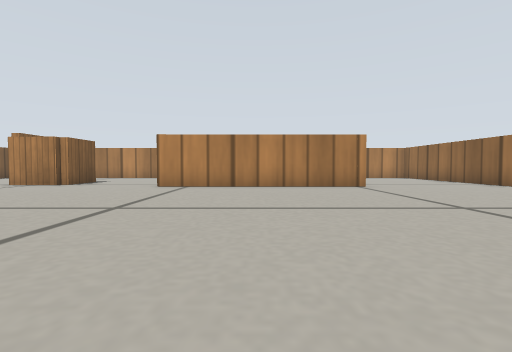
view 1 (above)

19 first-person views from a walk through a Gazebo world. The camera is 0.12 m above the floor, tilts 2° down and sees 85° across. The floor is counted in squares, 0.2 m on a side. Each view is taken from the middle of a square. On the plan, view 1 faces up. The plan holds only what a view shows up to about 9 squares ahead; the rest is blank. Gazebo's built-in surfaces are drawn with simple patterns.

view 2
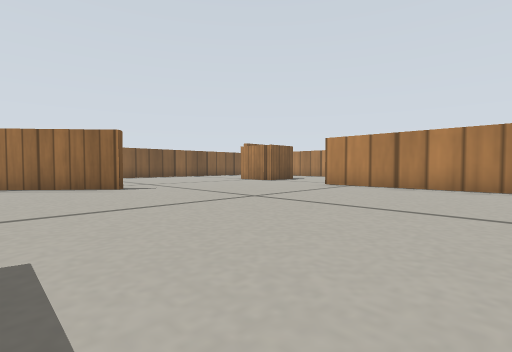

view 3
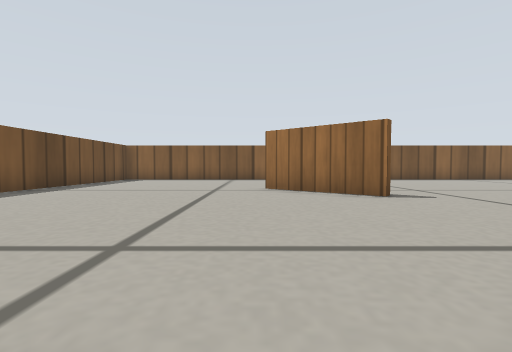

view 4
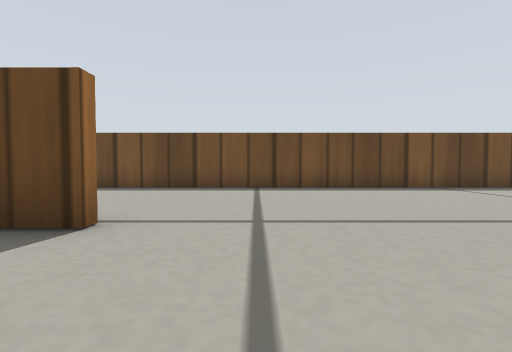

view 5
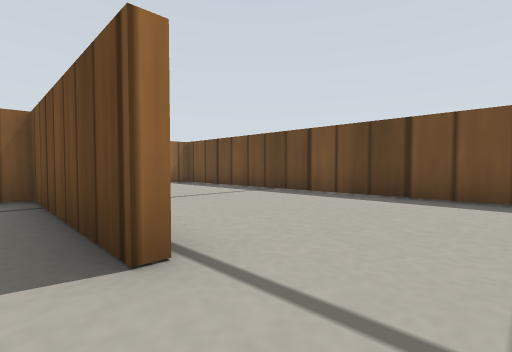

view 6
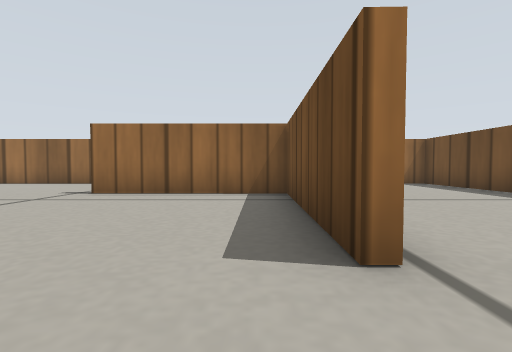

view 7
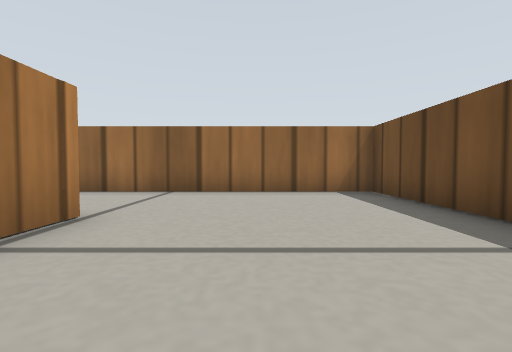

view 8
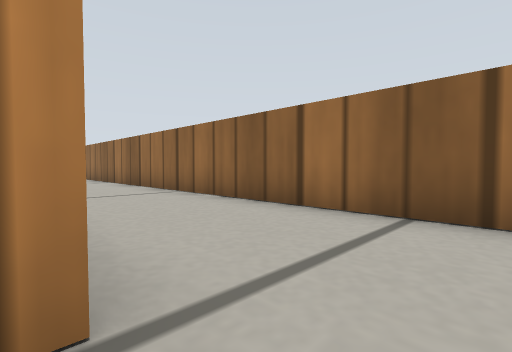

view 9
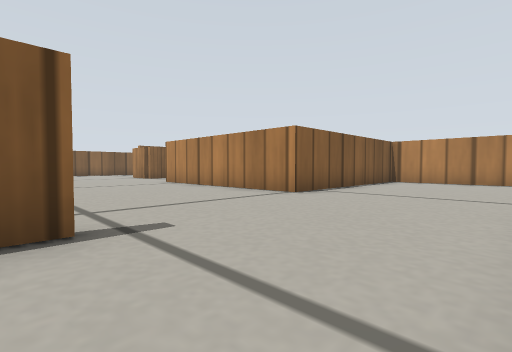

view 10
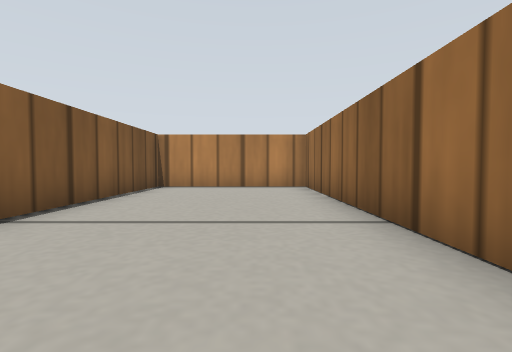

view 11
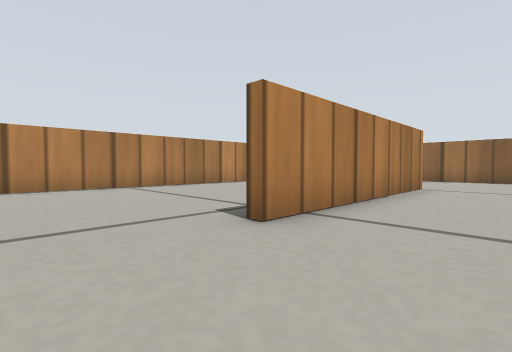

view 12
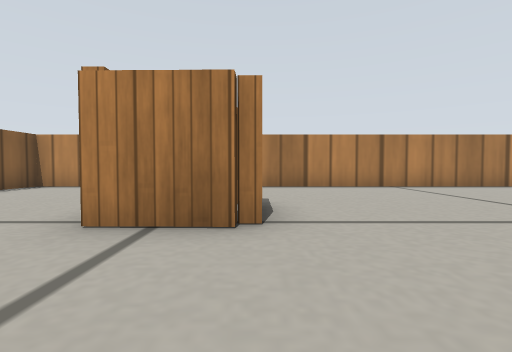

view 13
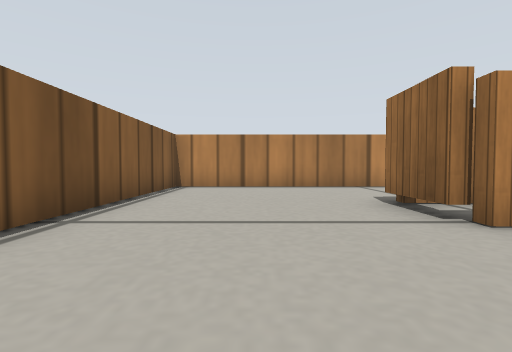

view 14
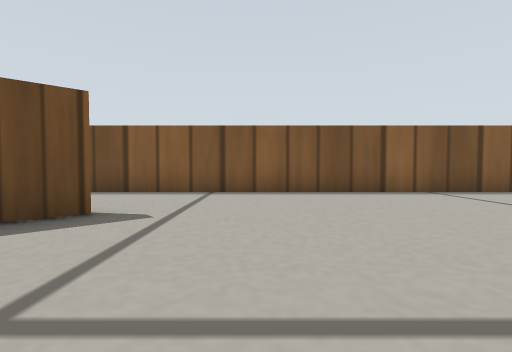

view 15
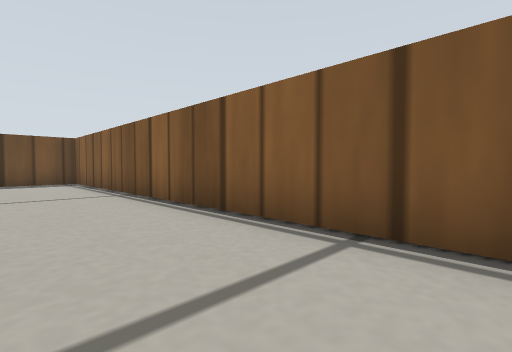

view 16
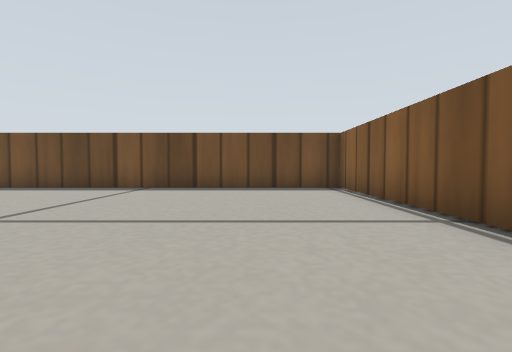

view 17
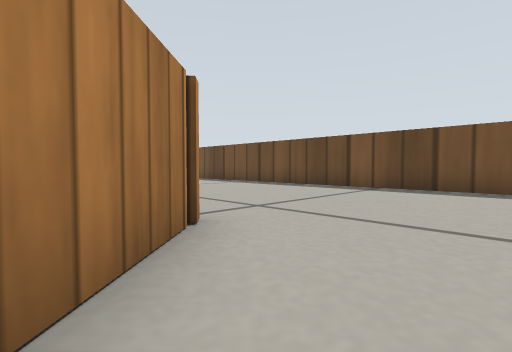

view 18
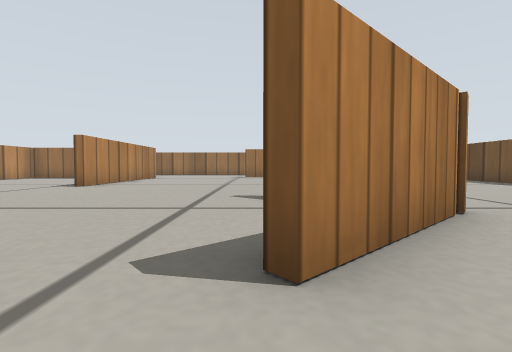

view 19
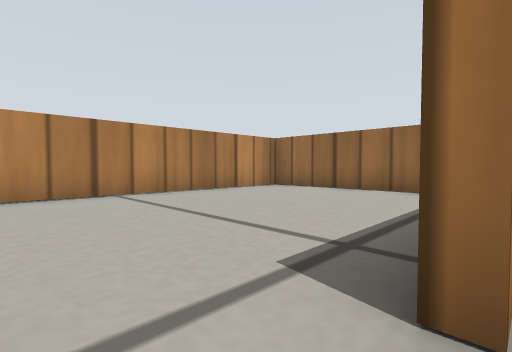

### Floor plan
Points are (right, up) in squares from view 1. A wall is a line through its corners. A room is listed if a view was taken in it or the views show most of it. See-through windows are left out.
Room 1 (views 1, 2, 3, 4, 5, 6, 7, 8, 9, 10, 11, 12, 13, 14, 15, 16, 17, 18, 19)
walls: (-5.3, 2.6) (-7.4, 0.2); (-0.4, -0.6) (4, -0.7) (4, 3.7); (-6.1, 8.7) (-7.7, 8.7); (-7.6, 0.5) (-9.7, 2.8); (-9.5, 3) (-8.8, 2.3); (-7.9, 9) (-7.9, 10.6); (4.3, 3.7) (4.3, 3); (2.9, 9.8) (2.9, 14.1) (-12.3, 14.1) (-12.3, -5.7) (7.4, -5.7) (7.4, 14.1) (3.2, 14.1) (3.2, 8.1) (-3, 8); (4.4, -0.9) (3.2, -0.9)

Where each view was taken, in squares from view 1:
view 1: 0 up, 0 right, facing up
view 2: 0 up, 2 right, facing up-left
view 3: 0 up, 0 right, facing left
view 4: 2 up, 2 left, facing down
view 5: 0 up, 2 left, facing down-right
view 6: 0 up, 2 left, facing right
view 7: 3 down, 1 right, facing right
view 8: 2 down, 4 right, facing up-right
view 9: 3 up, 7 right, facing up-left
view 10: 6 up, 6 right, facing up
view 11: 6 up, 5 left, facing up-right
view 12: 6 up, 6 left, facing up
view 13: 6 up, 10 left, facing up
view 14: 5 up, 6 left, facing left
view 15: 5 up, 10 left, facing down-left
view 16: 2 up, 10 left, facing down
view 17: 2 up, 10 left, facing down-right
view 18: 3 up, 11 left, facing right
view 19: 8 up, 4 left, facing up-right
